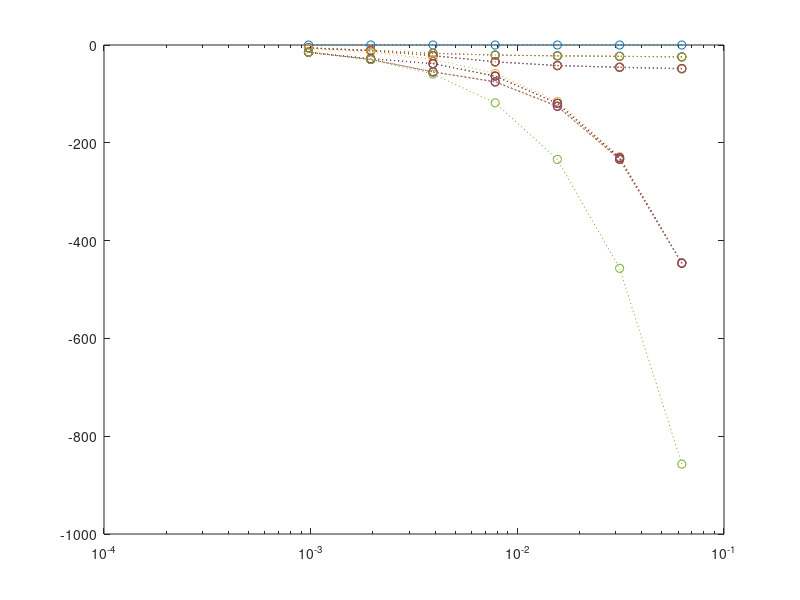

MATLAB code for this plot: (Note: this script raises an error after producing the figure.)
evs=reshape([
1/2^4
   -0.0000
  -24.2705
  -24.2705
  -24.2705
  -24.2705
  -47.9716
  -47.9716
  -48.7203
  -48.7203
 -445.5502
 -445.5502
 -445.7057
 -445.7057
 -445.7332
 -445.7332
 -445.7332
 -445.7332
 -446.6962
 -857.0540
1/2^5
   -0.0000
  -23.1441
  -23.1441
  -23.1441
  -23.1441
  -45.1403
  -45.1403
  -45.9441
  -45.9441
 -228.3694
 -230.5941
 -230.5941
 -230.5941
 -230.5941
 -233.5858
 -233.5858
 -233.8106
 -233.8106
 -456.6029
1/2^6
    0.0000
  -22.1542
  -22.1542
  -22.1542
  -22.1542
  -41.6420
  -41.6420
  -42.3665
  -42.3665
 -115.4232
 -119.2611
 -119.2611
 -119.2611
 -119.2611
 -125.0940
 -125.0940
 -125.4547
 -125.4547
 -234.0291
1/2^7
   -0.0000
  -20.6183
  -20.6183
  -20.6183
  -20.6183
  -34.2121
  -34.2121
  -34.6057
  -34.6057
  -58.0191
  -63.5482
  -63.5482
  -63.5482
  -63.5482
  -74.9572
  -74.9572
  -75.6479
  -75.6479
 -118.3230
1/2^8
   -0.0000
  -17.0042
  -17.0042
  -17.0042
  -17.0042
  -21.7250
  -21.7250
  -21.8094
  -21.8094
  -29.0861
  -38.0810
  -38.0810
  -38.0810
  -38.0810
  -54.6903
  -54.6903
  -55.2016
  -55.2016
  -59.4751
1/2^9
    0.0000
  -10.8315
  -10.8315
  -10.8315
  -10.8315
  -11.7265
  -11.7265
  -11.7417
  -11.7417
  -14.5622
  -28.0635
  -28.0635
  -28.0635
  -28.0635
  -29.5948
  -29.5948
  -29.6065
  -29.6065
  -29.8143
1/2^10
   -0.0000
   -5.8565
   -5.8565
   -5.8565
   -5.8565
   -6.0286
   -6.0286
   -6.0318
   -6.0318
   -7.2859
  -14.8685
  -14.8685
  -14.8685
  -14.8685
  -14.8903
  -14.8903
  -14.8918
  -14.8918
  -14.9262
  ],[],7);
figure(3),clf
a0=evs(1,:)
evs=evs(2:end,:)';
semilogx(a0,evs,'o:')
quasiLogAxes(Inf,10)
xlabel('$a_0$'),ylabel('leading $\lambda$')
